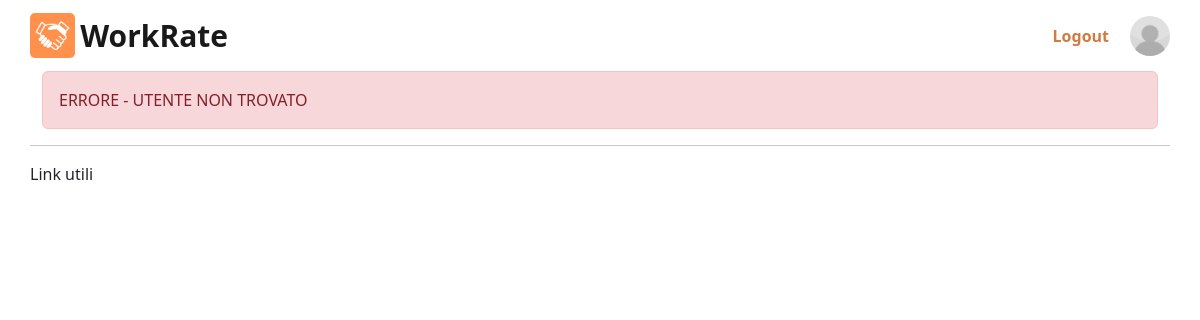
The app's page /utente/recensione/alexbilla/ (signed in), older data.
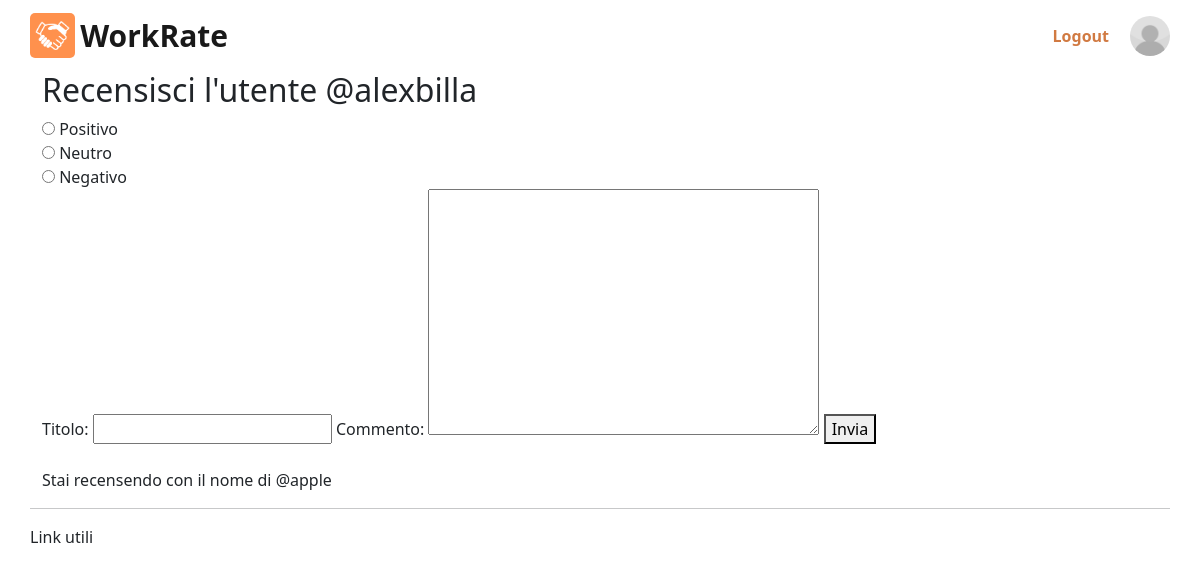
The same page, newer data.
### utente/models.py (models this page shows)
class Utente(AbstractUser):
    nome = models.CharField('nome', max_length=100)
    citta = models.CharField('citta', max_length=100)
    is_azienda = models.BooleanField('is_azienda', default=False)
    tag = models.CharField('tag', max_length=100, default=None, blank=True, null=True)
    immagine_profilo = models.ImageField(upload_to=upload_to, blank=True, null=True, default='profile_photos/default.jpg')
    class Meta:
        verbose_name = 'Utente'
        verbose_name_plural = 'Utenti'

### utente/views.py (the view)
# urls.py: path('recensione/<str:username>/', RecensioneUtente, name='recensione'),
@login_required(login_url='login')
def RecensioneUtente(request, username):
    autoreRecensione = request.user
    if Utente.objects.filter(username=username).exists():
        utenteRecensito = Utente.objects.get(username=username)
    else:
        utenteRecensito = None
    if utenteRecensito is None:
        message = 'ERRORE - UTENTE NON TROVATO'
        return render(request, 'utente/recensioneUtente/recensione.html', {'message': message})
    elif autoreRecensione.is_azienda == utenteRecensito.is_azienda:
        message = 'ERRORE - NON PUOI RECENSIRE UN UTENTE SIMILE A TE'
        return render(request, 'utente/recensioneUtente/recensione.html', {'message': message})
    elif utenteRecensito == autoreRecensione:
        message = 'ERRORE - NON PUOI RECENSIRE TE STESSO'
        return render(request, 'utente/recensioneUtente/recensione.html', {'message': message})
    if request.method == 'POST':
        form = RecensioneForm(request.POST)
        if form.is_valid():
            recensione = form.save(commit = False)
            recensione.mittente = autoreRecensione
            recensione.destinatario = utenteRecensito
            if autoreRecensione.is_azienda:
                lavoro = Lavoro.objects.filter(annuncio__azienda=autoreRecensione, lavoratore=utenteRecensito, stato='Accettato').first()
            else:
                lavoro = Lavoro.objects.filter(annuncio__azienda=utenteRecensito, lavoratore=autoreRecensione, stato='Accettato').first()
            recensione.lavoro = lavoro
            recensione.save()
            return redirect('profilo')
        else:
            message = 'ERRORE - RECENSIONE NON VALIDA'
            return render(request, 'utente/recensioneUtente/recensione.html', {'message': message, 'form': form, 'utenteRecensito': utenteRecensito, 'autoreRecensione': autoreRecensione})
    else:
        form = RecensioneForm()
    return render(request, 'utente/recensioneUtente/recensione.html', {'form': form, 'message': None, 'utenteRecensito': utenteRecensito, 'autoreRecensione': autoreRecensione})

### utente/forms.py
class RecensioneForm(forms.ModelForm):
    valutazione = forms.ChoiceField(choices=[(1, 'Positivo'), (0, 'Neutro'), (-1, 'Negativo')], widget=forms.RadioSelect)
    class Meta:
        model = Recensione
        fields = ['valutazione', 'titolo', 'commento']
        widgets = {
            'titolo': forms.TextInput(attrs={'max_length': 200}),
            'commento': forms.Textarea(attrs={'max_length': 1000}),
        }

### utente/templates/utente/recensioneUtente/recensione.html (shortened to what this page needs)
{% extends "main_page.html" %}
{% block head %}
    {% load static %}
    <link rel="stylesheet" href="{% static 'css/recensione/style.css' %}">
{% endblock head %}
{% block content %}
    {% include "main_components/navbar.html" %}
    {% include "utente/recensioneUtente/recensioneUtente.html" %}
    {% include "main_components/footer.html" %}
{% endblock content %}

### templates/main_components/navbar.html
{% load static %}
<nav class="navbar">
    <a class="navbar-brand" href="{% url 'home' %}">
        <img src="{% static 'imgs/home/logo.png' %}" class="d-inline-block align-top logo-navbar" alt="">
        <span class="workrate">WorkRate</span>
    </a>
    <div class="my-2 my-lg-0 d-flex">
        {% if user.is_authenticated %}
        <div class="logout-form">
            <a href="{% url 'logout' %}"><button class="logout-btn" type="submit">Logout</button></a>
        </div>
        <a href="{% url 'profilo' %}">
            {% if user.immagine_profilo %}
                <img src="{{ user.immagine_profilo.url }}" alt="Foto Profilo" style="width: 40px; height: 40px;" class='rounded-circle'>
            {% else %}
                <img src="https://placehold.co/100x100" alt="Logo Aziendale" style="width: 40px; height: 40px;" class='rounded-circle'>
            {% endif %}
        </a>
        {% else %}
        <a href="{% url 'login' %}"><button class="btn btn-primary my-2 my-sm-0 workrate-orange" type="submit">Login</button></a>
        <a href="{% url 'registrazione' %}"><button class="btn btn-primary my-2 my-sm-0 workrate-orange" type="submit">Sign in</button></a>
        {% endif %}
    </div>
  </nav>

### utente/templates/utente/recensioneUtente/recensioneUtente.html (shortened to what this page needs)
<div class='container'>
    {% if message %}
        <div class="alert alert-danger">
            {{ message }}
        </div>
    {% else %}
    <h2>Recensisci l'utente @{{ utenteRecensito }}</h2>
    <form method="post">
        {{ form.valutazione }}
        {{ form.titolo.label_tag }} {{ form.titolo }}
        {{ form.commento.label_tag }} {{ form.commento }}
        <button type="submit">Invia</button>
    </form>
    <br>
    <p>Stai recensendo con il nome di @{{ autoreRecensione }}</p>
    {% endif %}
</div>

Row changes from the older to the newer data that the page shows:
changed Utente: username (not shown) → "apple"
added Utente: username "alexbilla"
Text that changed along with them:
form field valutazione: (not shown) → "☐ Positivo ☐ Neutro ☐ Negativo"
{{ message }}: "ERRORE - UTENTE NON TROVATO" → (not shown)
text now shown: "Recensisci l'utente @ Positivo Neutro Negativo Titolo: Commento: Invia Stai recensendo con il nome di @"
